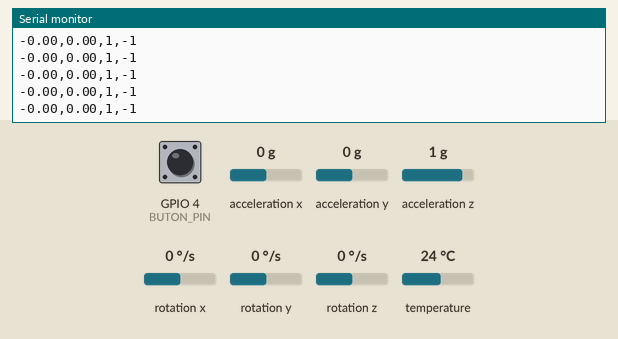
A sketch run on a simulated ESP32. Parts: the last lines printed to the serial monitor. The inputs (shaded band) are chosen by the test bench; at power-on: GPIO 4 (BUTON_PIN) HIGH, acceleration x 0 g, acceleration y 0 g, acceleration z 1 g, rotation x 0 °/s, rotation y 0 °/s, rotation z 0 °/s, temperature 24 °C. Nothing arrives over Bluetooth unless stated; a phone connects over Bluetooth LE 3 s after start.

Above: at 4.3 s.
4.4 s: GPIO 4 (BUTON_PIN) pulled LOW for 3.2 s
At 5.2 s:
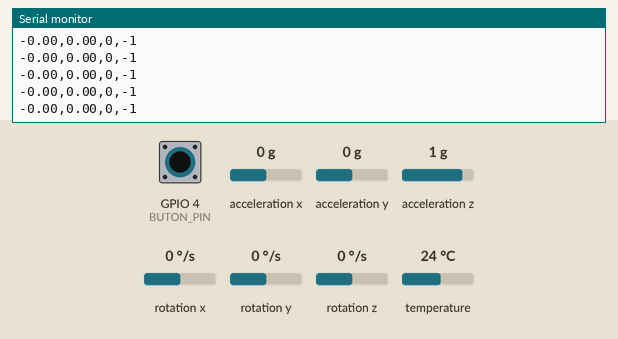
9.1 s: acceleration x set to -1.4 g
At 9.6 s:
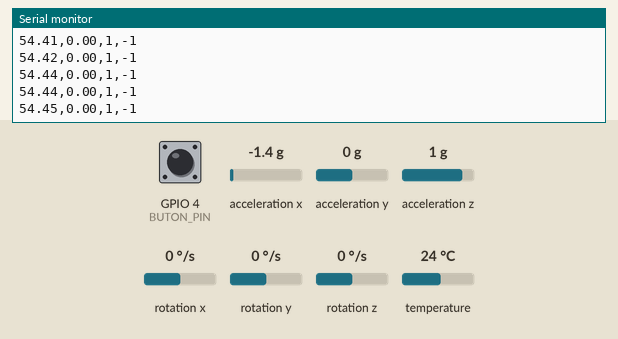
10.6 s: acceleration y set to -1.4 g
At 11.7 s:
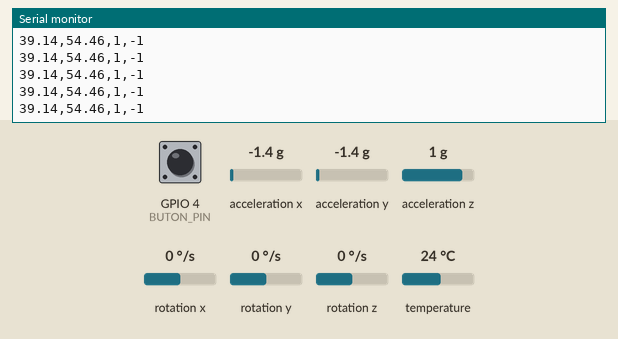
12.1 s: GPIO 4 (BUTON_PIN) pulled LOW for 0.15 s
13.7 s: acceleration z set to -1.4 g
At 14.4 s:
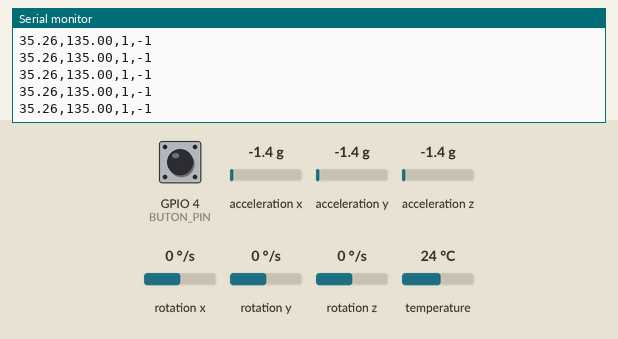
15.2 s: rotation x set to -192 °/s
At 15.7 s:
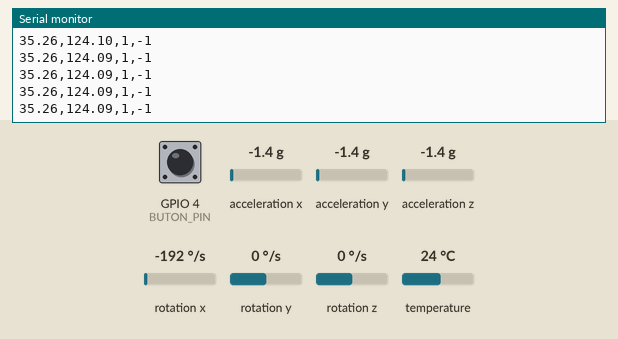
Timing chart, 0 to 17.7 s (numbered marks = the images above; inputs shaded):
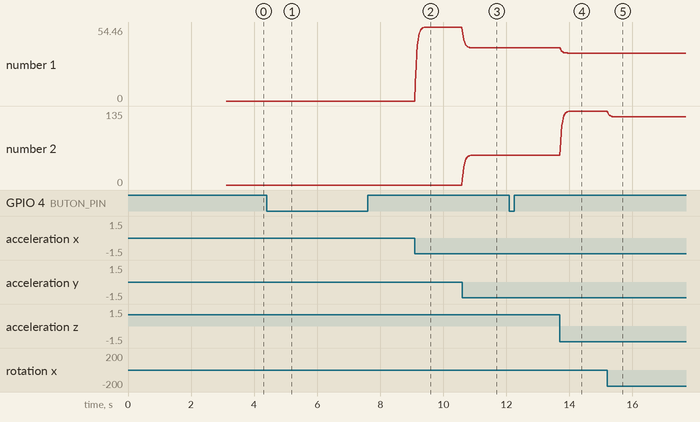

The sketch:

esp32_ucak_kumandasi.ino
```cpp
// GAZİ Kampüs Uçuş Simülatörü — ESP32 kumanda firmware'i
// Kart: Lolin32 Lite | Sensör: MPU-6050 (I2C) | 1x buton
//
// BAĞLANTI:
//   MPU-6050 VCC -> 3V3 | GND -> GND | SDA -> GPIO25 | SCL -> GPIO26
//   Buton bir ucu -> GPIO4, diğer ucu -> GND (harici direnç YOK, dahili pull-up)
//   (Opsiyonel) Batarya ölçümü: BAT+ --100k--+--100k-- GND, orta nokta -> GPIO35
//               + 100nF filtre. Takınca PIL_AKTIF 1 yapın (4.2V -> 2.1V, güvenli).
//
// SENSÖR YÖNÜ (önemli!):
//   MPU-6050'nin X ekseni İLERİ (uçuş yönü), Z ekseni YUKARI bakmalı.
//   Ters duruyorsa aşağıdaki TERS_PITCH / TERS_ROLL değerini -1 yap.
//
// KÜTÜPHANE (Arduino IDE > Kütüphane Yöneticisi):
//   "Adafruit MPU6050" (Adafruit Unified Sensor ile birlikte gelir)
//   BLE için ek kütüphane GEREKMEZ (ESP32 çekirdeğiyle gelir).
// KART AYARI: Tools > Board > "WEMOS LOLIN32 Lite", baud 115200.
//
// ÇIKTI (USB Seri + Bluetooth LE, 50 Hz):
//   pitch,roll,butonState,pil_mV\n   örn: 12.50,-4.20,1,3980
//   butonState: 1 = basılı değil, 0 = basılı (INPUT_PULLUP)
//   pil_mV: -1 = batarya ölçümü kapalı (PIL_AKTIF 0)
//
// BLUETOOTH (BLE, Nordic UART Servis):
//   Servis : 6E400001-B5A3-F393-E0A9-E50E24DCCA9E
//   TX     : 6E400003-B5A3-F393-E0A9-E50E24DCCA9E  (notify; tarayıcı dinler)
//   RX     : 6E400002-B5A3-F393-E0A9-E50E24DCCA9E  (yazma; şimdilik boş)
//   Cihaz adı: "GAZI-UCAK". USB ve BLE aynı anda veri basar; tarayıcı hangisine
//   bağlanırsa onu kullanır. Butona >1.5 sn basılı tutmak BLE'yi aç/kapat
//   (güç tasarrufu); USB seri çıkışı her zaman açıktır.

#include <Wire.h>
#include <Adafruit_MPU6050.h>
#include <Adafruit_Sensor.h>
#include <BLEDevice.h>
#include <BLEServer.h>
#include <BLEUtils.h>
#include <BLE2902.h>

#ifndef ESP_ARDUINO_VERSION_MAJOR
#define ESP_ARDUINO_VERSION_MAJOR 1   // eski çekirdek uyumluluğu
#endif

// --- Pin ve ayarlar ---
#define SDA_PIN     25
#define SCL_PIN     26
#define BUTON_PIN   4
#define PIL_AKTIF   0        // 1 yapınca batarya ADC'si okunur (harici bölücü şart)
#define PIL_PIN     35       // input-only, harici 100k/100k bölücü orta noktası
#define PIL_BOLEN   2.0      // 100k/100k için 2.0; farklı dirençte güncelleyin
#define TERS_PITCH  1        // pitch tersse -1 yap
#define TERS_ROLL   1        // roll tersse -1 yap
#define TAMAMLAYICI 0.96     // complementary filtre katsayısı (gyro ağırlığı)
#define ORNEK_MS    20       // gönderim aralığı (50 Hz)
#define PIL_MS      500      // batarya okuma aralığı
#define DEBOUNCE_MS 50       // buton sönümleme
#define UZUN_BAS_MS 1500     // BLE aç/kapat için basılı tutma süresi

#define NUS_SERVIS_UUID "6E400001-B5A3-F393-E0A9-E50E24DCCA9E"
#define NUS_TX_UUID     "6E400003-B5A3-F393-E0A9-E50E24DCCA9E"
#define NUS_RX_UUID     "6E400002-B5A3-F393-E0A9-E50E24DCCA9E"

Adafruit_MPU6050 mpu;
float pitch = 0, roll = 0;          // filtrelenmiş açılar (derece)
float gyroBiasX = 0, gyroBiasY = 0; // gyro kayması (açılışta ölçülür)
unsigned long sonOrnek = 0, sonMicros = 0, sonPil = 0;
int butonHam = HIGH, butonKararli = HIGH;
unsigned long butonDegisimZamani = 0, butonBaslangic = 0;
bool butonUzunIslendi = false;
int pilMv = -1;

// --- BLE durumu ---
BLEServer* bleSunucu = nullptr;
BLECharacteristic* bleTx = nullptr;
bool bleBagli = false, bleAcik = false;

class SunucuCallbacks : public BLEServerCallbacks {
  void onConnect(BLEServer*) override { bleBagli = true; }
  void onDisconnect(BLEServer* sunucu) override {
    bleBagli = false;
    sunucu->getAdvertising()->start();   // yeniden bağlanılabilsin
  }
};

void bleBaslat() {
  if (bleAcik) return;
  BLEDevice::init("GAZI-UCAK");
  bleSunucu = BLEDevice::createServer();
  bleSunucu->setCallbacks(new SunucuCallbacks());
  BLEService* servis = bleSunucu->createService(NUS_SERVIS_UUID);
  bleTx = servis->createCharacteristic(NUS_TX_UUID, BLECharacteristic::PROPERTY_NOTIFY);
  bleTx->addDescriptor(new BLE2902());
  servis->start();
  BLEAdvertising* reklam = bleSunucu->getAdvertising();
  reklam->addServiceUUID(BLEUUID(NUS_SERVIS_UUID));
  reklam->setScanResponse(true);
  reklam->setMinPreferred(0x06);        // ~7.5 ms bağlantı aralığı isteği
  reklam->start();
  bleAcik = true;
  Serial.println("BLE aktif: GAZI-UCAK");
}

void bleDurdur() {
  if (!bleAcik) return;
  BLEDevice::deinit(true);
  bleSunucu = nullptr;
  bleTx = nullptr;
  bleBagli = false;
  bleAcik = false;
  Serial.println("BLE kapali (uzun basiş tekrar acar)");
}

float pilOku() {
#if PIL_AKTIF
  const int N = 8;
  uint32_t toplam = 0;
  for (int i = 0; i < N; i++) {
#if ESP_ARDUINO_VERSION_MAJOR >= 2
    toplam += analogReadMilliVolts(PIL_PIN);
#else
    toplam += (uint32_t)(analogRead(PIL_PIN) * 3300.0 / 4095.0);
#endif
    delay(1);
  }
  return (toplam / (float)N) * PIL_BOLEN;
#else
  return -1.0f;
#endif
}

void setup() {
  Serial.begin(115200);
  pinMode(BUTON_PIN, INPUT_PULLUP);
  Wire.begin(SDA_PIN, SCL_PIN);

  if (!mpu.begin(0x68, &Wire)) {          // AD0 GND ise adres 0x68
    Serial.println("HATA: MPU-6050 bulunamadı! Bağlantıyı kontrol et.");
    while (1) delay(100);
  }
  mpu.setAccelerometerRange(MPU6050_RANGE_8_G);
  mpu.setGyroRange(MPU6050_RANGE_500_DEG);
  mpu.setFilterBandwidth(MPU6050_BAND_21_HZ);

  // Gyro bias kalibrasyonu: kartı 2 sn HAREKETSİZ tut
  sensors_event_t a, g, t;
  const int N = 500;
  for (int i = 0; i < N; i++) {
    mpu.getEvent(&a, &g, &t);
    gyroBiasX += g.gyro.x;
    gyroBiasY += g.gyro.y;
    delay(4);
  }
  gyroBiasX /= N;
  gyroBiasY /= N;

  // Başlangıç açısını ivmeölçerden al (kart düz duruyorsa ~0 olur)
  // Eksen: X ileri, Z yukarı (sağ-elli sistemde Y otomatikman sola bakar).
  // pitch: burun-yukarı +, roll: sağa-yatış +.
  mpu.getEvent(&a, &g, &t);
  pitch = atan2f(-a.acceleration.x,
                 sqrtf(a.acceleration.y * a.acceleration.y +
                       a.acceleration.z * a.acceleration.z)) * 57.2958f;
  roll = atan2f(-a.acceleration.y, a.acceleration.z) * 57.2958f;

  bleBaslat();

  sonMicros = micros();
  sonOrnek = millis();
  sonPil = millis();
}

void loop() {
  sensors_event_t a, g, t;
  mpu.getEvent(&a, &g, &t);

  // dt (sn)
  unsigned long simdi = micros();
  float dt = (simdi - sonMicros) / 1000000.0f;
  sonMicros = simdi;
  if (dt <= 0 || dt > 0.1f) dt = 0.02f;

  // İvmeölçerden ham açılar (derece): burun-yukarı +, sağa-yatış +
  float pitchAcc = atan2f(-a.acceleration.x,
                          sqrtf(a.acceleration.y * a.acceleration.y +
                                a.acceleration.z * a.acceleration.z)) * 57.2958f;
  float rollAcc = atan2f(-a.acceleration.y, a.acceleration.z) * 57.2958f;

  // Gyro (rad/sn -> derece/sn, bias çıkarılmış).
  // Fizik: pitch ekseni Y'dir ve burun-yukarı harekette gyroY NEGATİF olur;
  // roll ekseni X'tir ve sağa-yatışta gyroX POZİTİF olur. Bu yüzden:
  float gyroPitch = -(g.gyro.y - gyroBiasY) * 57.2958f;
  float gyroRoll  = (g.gyro.x - gyroBiasX) * 57.2958f;

  // Tamamlayıcı filtre
  pitch = TAMAMLAYICI * (pitch + gyroPitch * dt) + (1.0f - TAMAMLAYICI) * pitchAcc;
  roll  = TAMAMLAYICI * (roll + gyroRoll * dt) + (1.0f - TAMAMLAYICI) * rollAcc;

  // Buton (debounce'lu, pull-up: basılı = LOW = 0)
  int okunan = digitalRead(BUTON_PIN);
  if (okunan != butonHam) {
    butonHam = okunan;
    butonDegisimZamani = millis();
  }
  if (millis() - butonDegisimZamani > DEBOUNCE_MS) {
    butonKararli = butonHam;
  }

  // Uzun basış: BLE aç/kapat (uçuş komutunu etkilemez; web butonu ayrı çalışır)
  if (butonKararli == LOW) {
    if (butonBaslangic == 0) butonBaslangic = millis();
    if (!butonUzunIslendi && millis() - butonBaslangic > UZUN_BAS_MS) {
      butonUzunIslendi = true;
      if (bleAcik) bleDurdur(); else bleBaslat();
    }
  } else {
    butonBaslangic = 0;
    butonUzunIslendi = false;
  }

  // Batarya (yavaş örnekleme)
  if (millis() - sonPil >= PIL_MS) {
    sonPil = millis();
    pilMv = (int)lroundf(pilOku());
  }

  // 50 Hz CSV: USB seri + (bağlıysa) BLE notify
  if (millis() - sonOrnek >= ORNEK_MS) {
    sonOrnek = millis();
    char satir[48];
    int n = snprintf(satir, sizeof(satir), "%.2f,%.2f,%d,%d",
                     pitch * TERS_PITCH, roll * TERS_ROLL,
                     butonKararli == LOW ? 0 : 1, pilMv);
    Serial.println(satir);
    if (bleAcik && bleBagli && bleTx != nullptr) {
      bleTx->setValue((uint8_t*)satir, (size_t)n);
      bleTx->notify();   // kuyruk doluysa false döner; örnek atlanır
    }
  }
}
```

Measured:
- after the input at 4.4 s, the serial monitor: prints a new line after 0.07 s (image 1)
- after the input at 9.1 s, the serial monitor: prints a new line at once (image 2)
- after the input at 10.6 s, the serial monitor: prints a new line at once (image 3)
- after the input at 13.7 s, the serial monitor: prints a new line at once (image 4)
- after the input at 15.2 s, the serial monitor: prints a new line at once (image 5)
- plotted number 1: 0 → 54.46 after the input at 9.1 s, 54.46 → 39.14 after the input at 10.6 s, 39.14 → 35.26 after the input at 13.7 s
- plotted number 2: 54.46 → 135 after the input at 13.7 s, 135 → 124.08 after the input at 15.2 s
